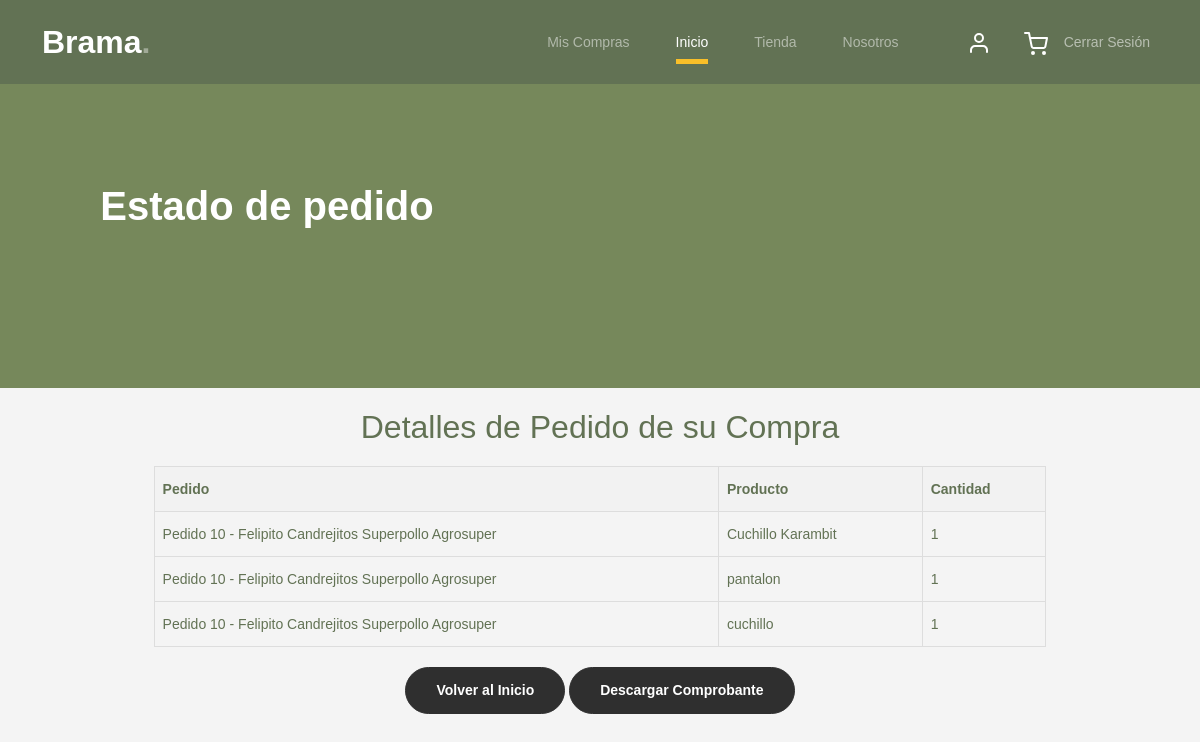
The app's page /detallepedido/10 with its own data.
### aplicacion/models.py (models this page shows, shortened)
class DetallePedido(models.Model):
    pedido = models.ForeignKey(Pedido, on_delete=models.CASCADE)
    producto = models.ForeignKey(Producto, on_delete=models.CASCADE)
    cantidad = models.IntegerField(default=1)

class Pedido(models.Model):
    usuario = models.ForeignKey(Usuario, on_delete=models.PROTECT)
    id = models.AutoField(primary_key=True)
    nombre_cliente = models.CharField(max_length=100)
    direccion = models.CharField(max_length=200)
    correo = models.EmailField()
    celular = models.CharField(max_length=20)
    region = models.CharField(max_length=25, choices=REGIONES, default='CONCEPCION')
    fecha_pedido = models.DateField(auto_now_add=True)
    boleta = models.CharField(max_length=15, choices=[
        ('sin_boleta', 'Sin boleta'),
        ('con_boleta', 'Con boleta'),
    ])
    estado = models.CharField(max_length=20, choices=[
        ('cancelado', 'Cancelado'),
        ('en_proceso', 'En Proceso'),
        ('finalizado', 'Finalizado'),
    ], default='en_proceso')
    adicional = models.TextField(blank=True, null=True)  # Añadimos el campo adicional
    def __str__(self):
        return f"Pedido {self.id} - {self.nombre_cliente}"

class Producto(models.Model):
    cod_producto = models.AutoField(primary_key=True)
    nombre = models.CharField(max_length=50)
    tipo_producto = models.CharField(max_length=10, choices=TIPO_PRODUCTO, default='OTRO PRODUCTO')
    tipo_municion = models.CharField(max_length=100, choices=TIPO_MUNICION, default='OTRO')
    precio = models.IntegerField(validators=[MinValueValidator(1000), MaxValueValidator(999999999)])
    stock = models.IntegerField(default=0)
    imagen = models.ImageField(upload_to='productos', null=True)
    def __str__(self):
        return self.nombre

### aplicacion/views.py (the view)
# urls.py: path('detallepedido/<int:id>', detallepedido, name='detallepedido'),
def detallepedido(request,id):
    detallepedido = get_list_or_404(DetallePedido, pedido_id=id)
    datos = {
        'detallepedido':detallepedido
    }
    return render(request, "aplicacion/detallepedido.html",datos)

### aplicacion/templates/aplicacion/detallepedido.html (shortened to what this page needs)
{% load static %}
<!DOCTYPE html>
<html lang="es">
<head>
    <link rel="stylesheet" href="{% static 'aplicacion/css/bootstrap.min.css' %}">
    <link href="https://cdnjs.cloudflare.com/ajax/libs/font-awesome/6.0.0-beta3/css/all.min.css" rel="stylesheet">
    <link rel="stylesheet" href="{% static 'aplicacion/css/tiny-slider.css' %}">
    <link rel="stylesheet" href="{% static 'aplicacion/css/style.css' %}">
    <link rel="stylesheet" href="{% static 'aplicacion/css/styleestadopedido.css' %}">
</head>
<body>
    <nav class="custom-navbar navbar navbar-expand-md navbar-dark bg-dark" arial-label="Furni navigation bar">
        <div class="container">
            <a class="navbar-brand" href="{% url 'index' %}">Brama<span>.</span></a>
            <div class="collapse navbar-collapse" id="navbarsFurni">
                <ul class="custom-navbar-nav navbar-nav ms-auto mb-2 mb-md-0">
                    <li><a class="nav-link" href="{% url 'miscompras' %}">Mis Compras</a></li>
                    <li class="nav-item active"><a class="nav-link" href="{% url 'index' %}">Inicio</a></li>
                    <li><a class="nav-link" href="{% url 'shop' %}">Tienda</a></li>
                    <li><a class="nav-link" href="{% url 'about' %}">Nosotros</a></li>
                </ul>
                <ul class="custom-navbar-cta navbar-nav mb-2 mb-md-0 ms-5">
                    <li><a class="nav-link" href="{% url 'login' %}"><img src="{% static 'aplicacion/img/user.svg' %}"></a></li>
                    <li><a class="nav-link" href="{% url 'cart' %}"><img src="{% static 'aplicacion/img/cart.svg' %}"></a></li>
                    <li><a class="nav-link" href="{% url 'salir' %}">Cerrar Sesión</a></li>
                </ul>
            </div>
        </div>
    </nav>
    <div class="hero">
        <div class="container">
            <div class="row justify-content-between">
                <div class="col-lg-5">
                    <div class="intro-excerpt">
                        <h1>Estado de pedido</h1>
                    </div>
                </div>
                <div class="col-lg-7"></div>
            </div>
        </div>
    </div>
    <div class="container">
        <div class="details">
            <h2>Detalles de Pedido de su Compra</h2>
            <table>
                <tr>
                    <th>Pedido</th>
                    <th>Producto</th>
                    <th>Cantidad</th>
                </tr>
                {% for detallepedido in detallepedido %}
                <tr>
                    <td>{{ detallepedido.pedido }}</td>
                    <td>{{ detallepedido.producto }}</td>
                    <td>{{ detallepedido.cantidad }}</td>
                </tr>
                {% endfor %}
            </table>
        </div>
        <p>
            <a href="{% url 'index' %}" class="btn btn-sm btn-outline-black">Volver al Inicio</a>
            <button id="descargar-comprobante-btn" class="btn btn-sm btn-outline-black">Descargar Comprobante</button>
        </p>
    </div>
</body>
</html>

### aplicacion/static/aplicacion/css/style.css (style rules this page uses)
body { overflow-x: hidden; position: relative; }
body { font-family: "Inter", sans-serif; font-weight: 400; line-height: 28px; color: #6a6a6a; font-size: 14px; background-color: #eff2f1; }
a { text-decoration: none; -webkit-transition: .3s all ease; -o-transition: .3s all ease; transition: .3s all ease; color: #2f2f2f; text-decoration: underline; }
.custom-navbar { background: #627254 !important; padding-top: 20px; padding-bottom: 20px; }
.custom-navbar .navbar-brand { font-size: 32px; font-weight: 600; }
.custom-navbar .navbar-brand > span { opacity: .4; }
@media (min-width: 992px) { .custom-navbar .custom-navbar-nav li { margin-left: 15px; margin-right: 15px; } }
.custom-navbar .custom-navbar-nav li a { font-weight: 500; color: #ffffff !important; opacity: .5; -webkit-transition: .3s all ease; -o-transition: .3s all ease; transition: .3s all ease; position: relative; }
@media (min-width: 768px) { .custom-navbar .custom-navbar-nav li a:before { content: ""; position: absolute; bottom: 0; left: 8px; right: 8px; background: #f9bf29; height: 5px; opacity: 1; visibility: visible; width: 0; -webkit-transition: .15s all ease-out; -o-transition: .15s all ease-out; transition: .15s all ease-out; } }
.custom-navbar .custom-navbar-nav li.active a { opacity: 1; }
.custom-navbar .custom-navbar-nav li.active a:before { width: calc(100% - 16px); }
.custom-navbar .custom-navbar-cta { margin-left: 0 !important; -webkit-box-orient: horizontal; -webkit-box-direction: normal; -ms-flex-direction: row; flex-direction: row; }
@media (min-width: 768px) { .custom-navbar .custom-navbar-cta { margin-left: 40px !important; } }
.custom-navbar .custom-navbar-cta li { margin-left: 0px; margin-right: 0px; }
.custom-navbar .custom-navbar-cta li:first-child { margin-right: 20px; }
.hero { background: #76885B; padding: calc(4rem - 30px) 0 0rem 0; }
@media (min-width: 768px) { .hero { padding: calc(4rem - 30px) 0 4rem 0; } }
@media (min-width: 992px) { .hero { padding: calc(8rem - 30px) 0 8rem 0; } }
.hero .intro-excerpt { position: relative; z-index: 4; }
@media (min-width: 992px) { .hero .intro-excerpt { max-width: 450px; } }
.hero h1 { font-weight: 700; color: #ffffff; margin-bottom: 30px; }
.btn { font-weight: 600; padding: 12px 30px; border-radius: 30px; color: #ffffff; background: #2f2f2f; border-color: #2f2f2f; }
:root { --dark-green: #627254; --light-green: #76885B; --gray: #DDDDDD; --light-gray: #EEEEEE; }
body { background-color: var(--light-gray); color: var(--dark-green); }
h1 { color: var(--light-green); }
body { font-family: 'Roboto', sans-serif; background-color: #EEEEEE; }
h1 { color: #627254; font-weight: 700; }

### aplicacion/static/aplicacion/css/styleestadopedido.css (style rules this page uses)
body { font-family: Arial, sans-serif; text-align: center; background-color: #f4f4f4; }
h1 { color: #333; }
p { color: #666; }
.details { margin-top: 20px; }
table { width: 80%; margin: 20px auto; border-collapse: collapse; }
th, td { border: 1px solid #dddddd; padding: 8px; text-align: left; }
th { background-color: #f2f2f2; }

### records on screen
DetallePedido: pedido "Pedido 10 - Felipito Candrejitos Superpollo Agrosuper", producto "Cuchillo Karambit", cantidad "1"
DetallePedido: pedido "Pedido 10 - Felipito Candrejitos Superpollo Agrosuper", producto "pantalon", cantidad "1"
DetallePedido: pedido "Pedido 10 - Felipito Candrejitos Superpollo Agrosuper", producto "cuchillo", cantidad "1"
